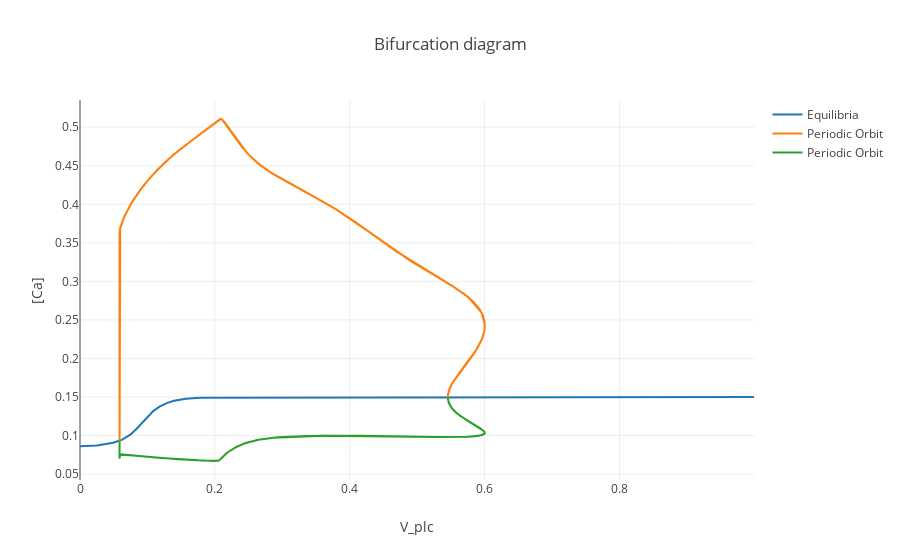

Notebook code for this chart:
### Code cell
trace_eq = Scatter(x=df_eq['V_plc'],
                  y=df_eq['PAR(5)'],
                  name='Equilibria',
                  mode = 'lines')
trace_per = Scatter(x=df_PR['V_plc'],
                  y=df_PR['PAR(5)'],
                  name='Periodic Orbit',
                   mode='lines')
trace_per_min = Scatter(x=df_PR['V_plc'],
                  y=df_PR['PAR(40)'],
                  name='Periodic Orbit',
                   mode='lines')
data = [trace_eq,trace_per,trace_per_min]
layout = Layout(title="Bifurcation diagram",
               xaxis=dict(title='V_plc'),
               yaxis=dict(title='[Ca]'))
fig = Figure(data=data, layout=layout)
iplot(fig)

### Figure 1 — Plotly figure (JSON) as saved in the notebook; plotly's stock layout.template omitted (floating-point values rounded to 4 significant figures; data arrays with more than 128 entries replaced by an {"elided": "..."} marker saying what was removed)
{"data": [{"mode": "lines", "name": "Equilibria", "type": "scatter", "x": {"elided": "4691 float values"}, "y": {"elided": "4691 float values"}}, {"mode": "lines", "name": "Periodic Orbit", "type": "scatter", "x": {"elided": "1999 float values"}, "y": {"elided": "1999 float values"}}, {"mode": "lines", "name": "Periodic Orbit", "type": "scatter", "x": {"elided": "1999 float values"}, "y": {"elided": "1999 float values"}}], "layout": {"title": "Bifurcation diagram", "xaxis": {"title": "V_plc"}, "yaxis": {"title": "[Ca]"}}}
